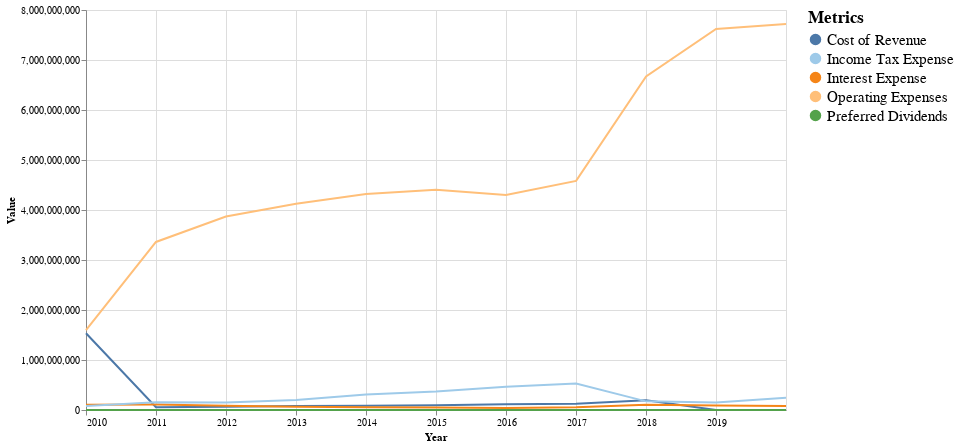

The notebook cell this image was saved under:
### Markdown cell above
### Cost Components

### Code cell
#hide-input

make_multi_LineGraph(cost_g, False)

### Figure 1 — Vega-Lite specification as saved in the notebook (floating-point values rounded to 4 significant figures)
{"config": {"view": {"continuousWidth": 400, "continuousHeight": 300}}, "layer": [{"mark": "line", "encoding": {"color": {"type": "nominal", "field": "Metric", "legend": {"labelFontSize": 15, "title": "Metrics", "titleFontSize": 17}, "scale": {"scheme": "tableau20"}}, "x": {"type": "temporal", "field": "Year"}, "y": {"type": "quantitative", "field": "Value", "scale": {"type": "linear"}}}}, {"mark": {"type": "rule", "color": "#aaa"}, "encoding": {"x": {"type": "temporal", "field": "Year"}}, "transform": [{"filter": {"selection": "selector005"}}]}, {"mark": "circle", "encoding": {"color": {"type": "nominal", "field": "Metric", "legend": {"labelFontSize": 15, "title": "Metrics", "titleFontSize": 17}, "scale": {"scheme": "tableau20"}}, "opacity": {"condition": {"value": 1, "selection": "selector005"}, "value": 0}, "x": {"type": "temporal", "field": "Year"}, "y": {"type": "quantitative", "field": "Value", "scale": {"type": "linear"}}}, "selection": {"selector005": {"type": "multi", "fields": ["Metric"], "bind": "legend", "on": "mouseover", "nearest": true, "empty": "none"}}}, {"mark": {"type": "text", "align": "left", "dx": 5, "dy": -5, "stroke": "white", "strokeWidth": 2}, "encoding": {"color": {"type": "nominal", "field": "Metric", "legend": {"labelFontSize": 15, "title": "Metrics", "titleFontSize": 17}, "scale": {"scheme": "tableau20"}}, "text": {"type": "quantitative", "field": "Value"}, "x": {"type": "temporal", "field": "Year"}, "y": {"type": "quantitative", "field": "Value", "scale": {"type": "linear"}}}, "transform": [{"filter": {"selection": "selector005"}}]}, {"mark": {"type": "text", "align": "left", "dx": 5, "dy": -5}, "encoding": {"color": {"type": "nominal", "field": "Metric", "legend": {"labelFontSize": 15, "title": "Metrics", "titleFontSize": 17}, "scale": {"scheme": "tableau20"}}, "text": {"type": "quantitative", "field": "Value"}, "x": {"type": "temporal", "field": "Year"}, "y": {"type": "quantitative", "field": "Value", "scale": {"type": "linear"}}}, "transform": [{"filter": {"selection": "selector005"}}]}], "data": {"name": "data-6b92055a90bbc4cba41a2f505283557f"}, "height": 400, "width": 700, "$schema": "https://vega.github.io/schema/vega-lite/v4.8.1.json", "datasets": {"data-6b92055a90bbc4cba41a2f505283557f": [{"Year": "2019-12-31", "Metric": "Cost of Revenue", "Value": 0.0}, {"Year": "2019-12-31", "Metric": "Operating Expenses", "Value": 7718000000.0}, {"Year": "2019-12-31", "Metric": "Interest Expense", "Value": 78000000.0}, {"Year": "2019-12-31", "Metric": "Income Tax Expense", "Value": 247000000.0}, {"Year": "2019-12-31", "Metric": "Preferred Dividends", "Value": 0.0}, {"Year": "2018-12-31", "Metric": "Cost of Revenue", "Value": 0.0}, {"Year": "2018-12-31", "Metric": "Operating Expenses", "Value": 7621000000.0}, {"Year": "2018-12-31", "Metric": "Interest Expense", "Value": 91000000.0}, {"Year": "2018-12-31", "Metric": "Income Tax Expense", "Value": 148000000.0}, {"Year": "2018-12-31", "Metric": "Preferred Dividends", "Value": 0.0}, {"Year": "2017-12-31", "Metric": "Cost of Revenue", "Value": 195000000.0}, {"Year": "2017-12-31", "Metric": "Operating Expenses", "Value": 6673000000.0}, {"Year": "2017-12-31", "Metric": "Interest Expense", "Value": 103000000.0}, {"Year": "2017-12-31", "Metric": "Income Tax Expense", "Value": 173000000.0}, {"Year": "2017-12-31", "Metric": "Preferred Dividends", "Value": 0.0}, {"Year": "2016-12-31", "Metric": "Cost of Revenue", "Value": 126000000.0}, {"Year": "2016-12-31", "Metric": "Operating Expenses", "Value": 4582000000.0}, {"Year": "2016-12-31", "Metric": "Interest Expense", "Value": 55000000.0}, {"Year": "2016-12-31", "Metric": "Income Tax Expense", "Value": 531000000.0}, {"Year": "2016-12-31", "Metric": "Preferred Dividends", "Value": 0.0}, {"Year": "2015-12-31", "Metric": "Cost of Revenue", "Value": 113000000.0}, {"Year": "2015-12-31", "Metric": "Operating Expenses", "Value": 4300000000.0}, {"Year": "2015-12-31", "Metric": "Interest Expense", "Value": 42000000.0}, {"Year": "2015-12-31", "Metric": "Income Tax Expense", "Value": 464000000.0}, {"Year": "2015-12-31", "Metric": "Preferred Dividends", "Value": 0.0}, {"Year": "2014-12-31", "Metric": "Cost of Revenue", "Value": 93000000.0}, {"Year": "2014-12-31", "Metric": "Operating Expenses", "Value": 4406000000.0}, {"Year": "2014-12-31", "Metric": "Interest Expense", "Value": 48000000.0}, {"Year": "2014-12-31", "Metric": "Income Tax Expense", "Value": 370000000.0}, {"Year": "2014-12-31", "Metric": "Preferred Dividends", "Value": 0.0}, {"Year": "2013-12-31", "Metric": "Cost of Revenue", "Value": 84000000.0}, {"Year": "2013-12-31", "Metric": "Operating Expenses", "Value": 4318000000.0}, {"Year": "2013-12-31", "Metric": "Interest Expense", "Value": 56000000.0}, {"Year": "2013-12-31", "Metric": "Income Tax Expense", "Value": 308000000.0}, {"Year": "2013-12-31", "Metric": "Preferred Dividends", "Value": 0.0}, {"Year": "2012-12-31", "Metric": "Cost of Revenue", "Value": 79000000.0}, {"Year": "2012-12-31", "Metric": "Operating Expenses", "Value": 4125000000.0}, {"Year": "2012-12-31", "Metric": "Interest Expense", "Value": 64000000.0}, {"Year": "2012-12-31", "Metric": "Income Tax Expense", "Value": 198000000.0}, {"Year": "2012-12-31", "Metric": "Preferred Dividends", "Value": 0.0}, {"Year": "2011-12-31", "Metric": "Cost of Revenue", "Value": 67200000.0}, {"Year": "2011-12-31", "Metric": "Operating Expenses", "Value": 3869000000.0}, {"Year": "2011-12-31", "Metric": "Interest Expense", "Value": 87300000.0}, {"Year": "2011-12-31", "Metric": "Income Tax Expense", "Value": 149200000.0}, {"Year": "2011-12-31", "Metric": "Preferred Dividends", "Value": 0.0}, {"Year": "2010-12-31", "Metric": "Cost of Revenue", "Value": 57500000.0}, {"Year": "2010-12-31", "Metric": "Operating Expenses", "Value": 3361000000.0}, {"Year": "2010-12-31", "Metric": "Interest Expense", "Value": 108300000.0}, {"Year": "2010-12-31", "Metric": "Income Tax Expense", "Value": 154800000.0}, {"Year": "2010-12-31", "Metric": "Preferred Dividends", "Value": 0.0}, {"Year": "2009-12-31", "Metric": "Cost of Revenue", "Value": 1535000000.0}, {"Year": "2009-12-31", "Metric": "Operating Expenses", "Value": 1598000000.0}, {"Year": "2009-12-31", "Metric": "Interest Expense", "Value": 104300000.0}, {"Year": "2009-12-31", "Metric": "Income Tax Expense", "Value": 81300000.0}, {"Year": "2009-12-31", "Metric": "Preferred Dividends", "Value": 0.0}]}}
